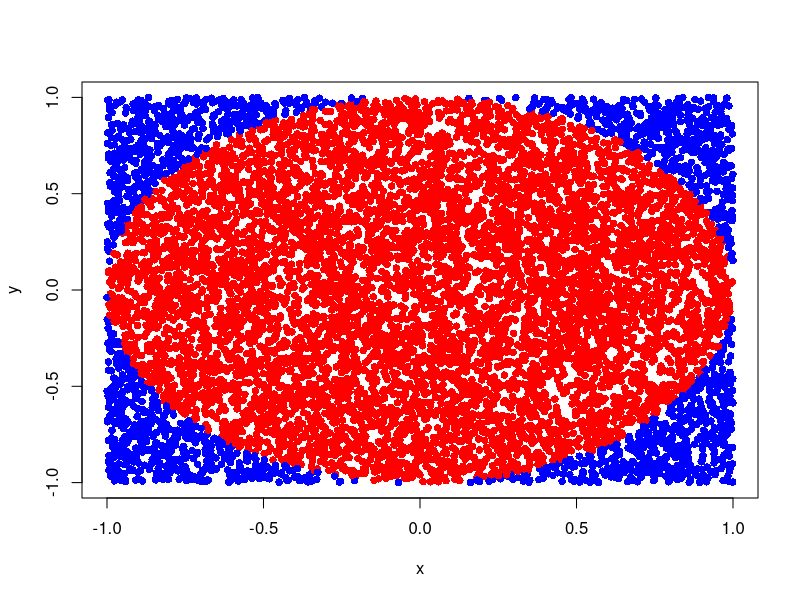
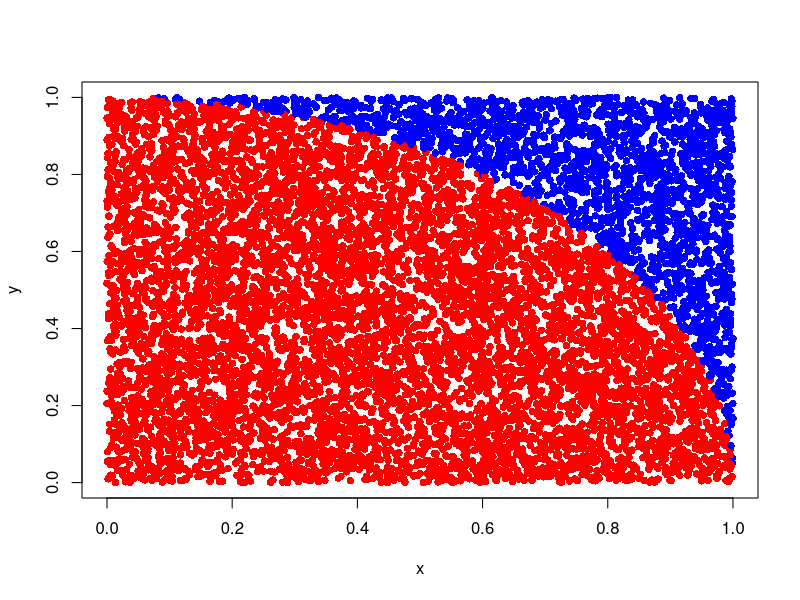

Write the R code that produced these figures, in order.
## ---- chunk 1
N <- 10000
x <- runif(N, min=-1.0, max=1.0)
y <- runif(N, min=-1.0, max=1.0)
plot(x, y, pch=16, col=ifelse(x^2 + y^2<1, "red", "blue"))
## ---- chunk 2
N <- 10000
x <- runif(N)
y <- runif(N)
plot(x, y, pch=16, col=ifelse(x^2 + y^2<1, "red", "blue"))
## ---- chunk 3
estimate_pi <- function(N) {
    x <- runif(N)
    y <- runif(N)
  4 * sum( (x^2 + y^2) < 1 )/N
}
estimate_pi(100000)
